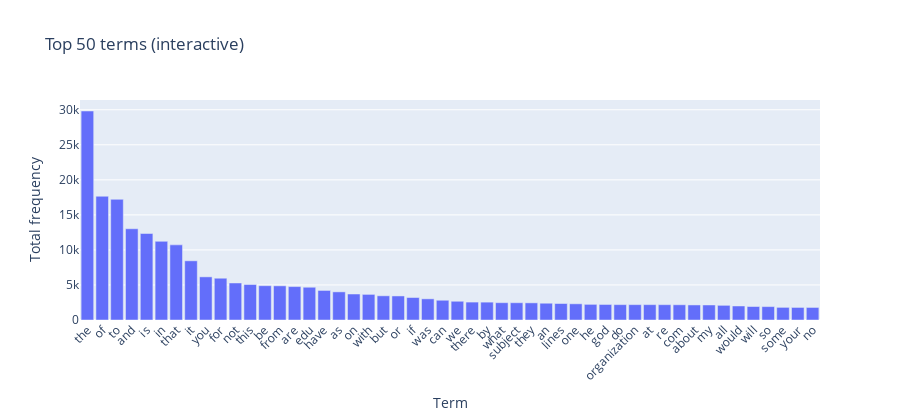

The notebook cell saved with this chart:
### Markdown cell above
### >>> **Exercise 12 (take home):**
If you want a nicer interactive visualization here, I would encourage you try to install and use plotly to achieve this.

### Code cell
# Answer here
import numpy as np, pandas as pd
from sklearn.feature_extraction.text import CountVectorizer

# Build (or reuse) BoW
try:
    X_bow; vectorizer
except NameError:
    vectorizer = CountVectorizer()
    X_bow = vectorizer.fit_transform(X["text"])

feature_names = vectorizer.get_feature_names_out()
term_counts = np.asarray(X_bow.sum(axis=0)).ravel()

df_terms = pd.DataFrame({"term": feature_names, "count": term_counts})
df_terms = df_terms.sort_values("count", ascending=False)

import plotly.express as px
TOP = 50  # show top-N
fig = px.bar(
    df_terms.head(TOP),
    x="term", y="count",
    title=f"Top {TOP} terms (interactive)",
    labels={"term":"Term","count":"Total frequency"},
)
fig.update_layout(xaxis_tickangle=-45, bargap=0.15, height=420)
fig.show()

### Figure 1 — Plotly figure (JSON) as saved in the notebook; plotly's stock layout.template omitted (floating-point values rounded to 4 significant figures)
{"data": [{"hovertemplate": "Term=%{x}<br>Total frequency=%{y}<extra></extra>", "legendgroup": "", "marker": {"color": "#636efa", "pattern": {"shape": ""}}, "name": "", "orientation": "v", "showlegend": false, "textposition": "auto", "type": "bar", "x": ["the", "of", "to", "and", "is", "in", "that", "it", "you", "for", "not", "this", "be", "from", "are", "edu", "have", "as", "on", "with", "but", "or", "if", "was", "can", "we", "there", "by", "what", "subject", "they", "an", "lines", "one", "he", "god", "do", "organization", "at", "re", "com", "about", "my", "all", "would", "will", "so", "some", "your", "no"], "xaxis": "x", "y": [29825, 17660, 17222, 13017, 12343, 11226, 10723, 8447, 6157, 5962, 5285, 5063, 4898, 4877, 4769, 4675, 4218, 4015, 3709, 3655, 3453, 3432, 3208, 3020, 2818, 2674, 2556, 2548, 2472, 2464, 2448, 2393, 2353, 2312, 2232, 2216, 2193, 2192, 2191, 2186, 2172, 2148, 2143, 2093, 2000, 1925, 1912, 1802, 1793, 1791], "yaxis": "y"}], "layout": {"bargap": 0.15, "barmode": "relative", "height": 420, "legend": {"tracegroupgap": 0}, "title": {"text": "Top 50 terms (interactive)"}, "xaxis": {"anchor": "y", "domain": [0, 1], "tickangle": -45, "title": {"text": "Term"}}, "yaxis": {"anchor": "x", "domain": [0, 1], "title": {"text": "Total frequency"}}}}
